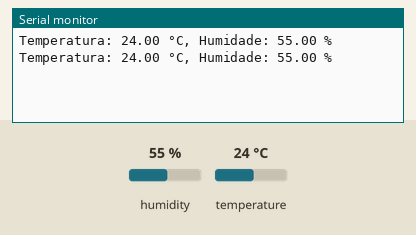
This program was run on a simulated ESP32. On the bench: the last lines printed to the serial monitor. The test bench sets the inputs (shaded band); at power-on: humidity 55 %, temperature 24 °C. WiFi joins after 1.5 s; servers stay silent unless stated; not simulated (calls return 0 or success): secrets.h.

Above: at 10.8 s.
10.9 s: humidity set to 22 %
At 16.4 s:
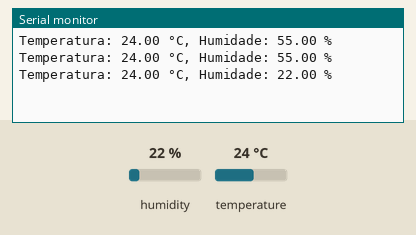
18.4 s: temperature set to 12 °C
At 21.4 s:
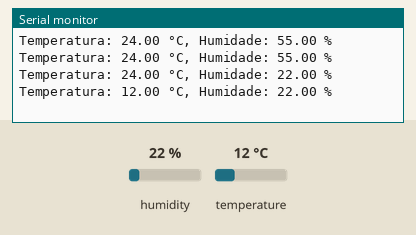
25.9 s: humidity set to 40 %
At 31.4 s:
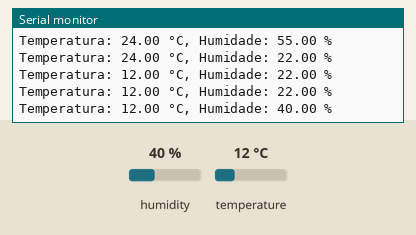
Timing chart, 0 to 32.9 s (numbered marks = the images above; inputs shaded):
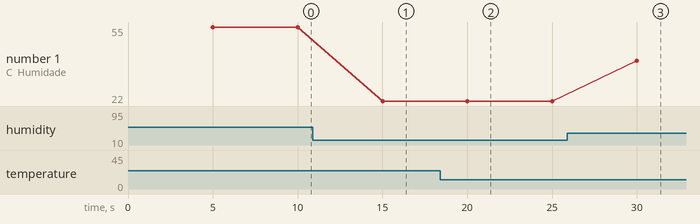

Measured:
- after the input at 10.9 s, the serial monitor: prints a new line after 4.1 s (image 1)
- after the input at 18.4 s, the serial monitor: prints a new line after 1.6 s (image 2)
- after the input at 25.9 s, the serial monitor: prints a new line after 4.1 s (image 3)
- plotted number 1: 55 → 22 after the input at 10.9 s, 22 → 40 after the input at 25.9 s

The program:

main.cpp
```cpp
#include <Arduino.h>
#include <DHT.h>
#include <WiFi.h>
#include "secrets.h" // Include the secrets header file for WiFi credentials

// put function declarations here:
const int DHTPIN = 4; // Pin where the DHT sensor is connected
const int DHTTYPE = DHT22; // DHT 22
const char* Wifi_Name = WIFI_SSID; // WiFi name
const char* Wifi_Password = WIFI_PASSWORD; //Wifi password

// auxiliary variables
unsigned long ultima_leitura = 0; // Last reading time

DHT sensor(DHTPIN, DHTTYPE); // Initialize DHT sensor

void setup() {
  sensor.begin(); // Start the DHT sensor
  Serial.begin(115200); // Start the serial communication
  WiFi.begin(Wifi_Name, Wifi_Password); // Connect to WiFi
}

void loop() {
  if (millis() - ultima_leitura >= 5000) {
    ultima_leitura = millis();

    float temperatura_atual = sensor.readTemperature(); // Read temperature
    float humidade_atual = sensor.readHumidity(); // Read humidity

    if (isnan(temperatura_atual) || isnan(humidade_atual)) {
      Serial.println("Falha na leitura do sensor DHT!");
      return;
    }

    Serial.print("Temperatura: ");
    Serial.print(temperatura_atual);
    Serial.print(" °C, Humidade: ");
    Serial.print(humidade_atual);
    Serial.println(" %");
  }
}
```
